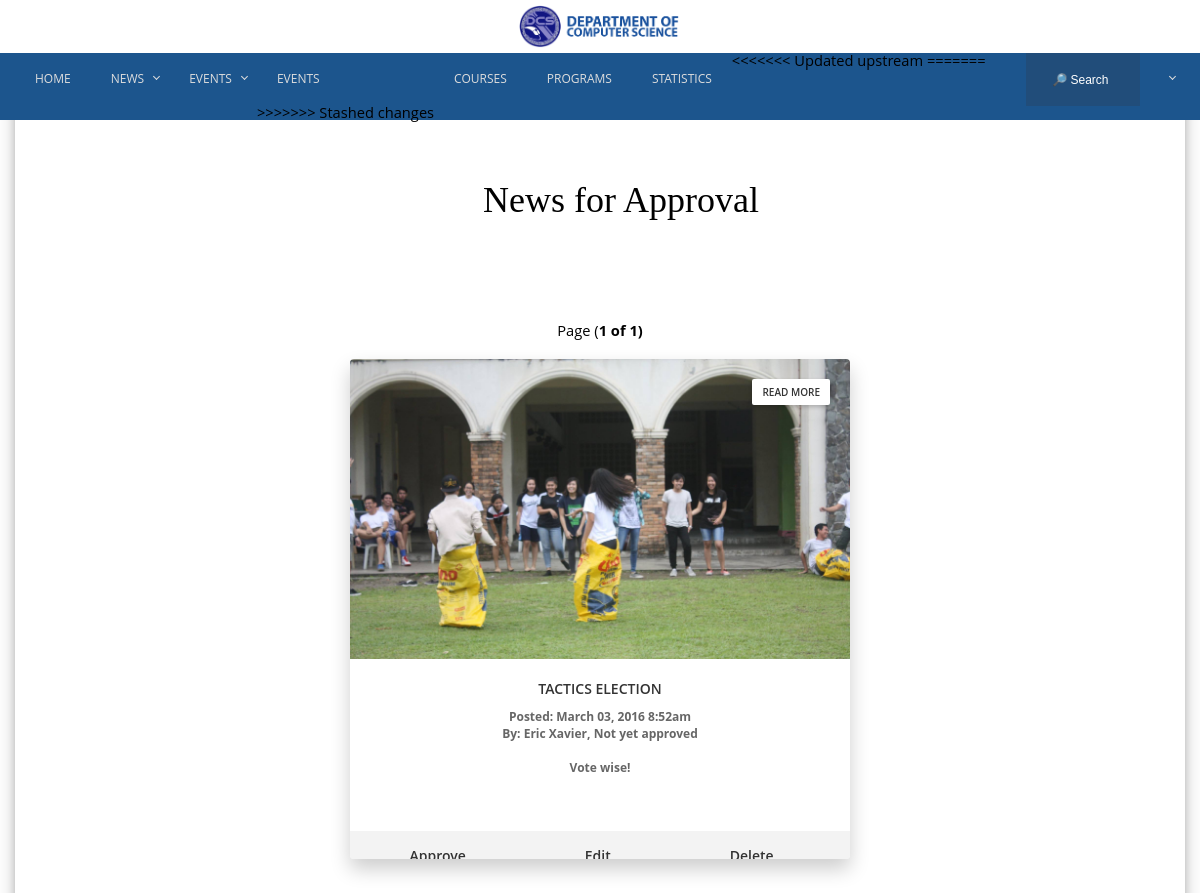
The page /news/newsForApproval.php on the database as committed earlier.
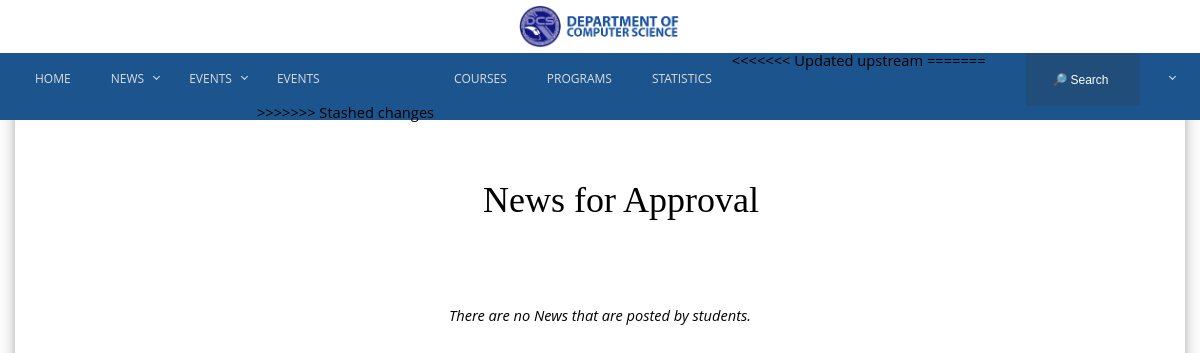
The same page on the database as committed later.
### tables this page shows
CREATE TABLE `news` (
  `news_id` int(11) NOT NULL,
  `user_id` int(6) NOT NULL,
  `picture_id` int(11) DEFAULT NULL,
  `title` varchar(100) NOT NULL,
  `details` text,
  `date_posted` datetime DEFAULT NULL,
  `is_approved` tinyint(1) NOT NULL
);

CREATE TABLE `picture` (
  `picture_id` int(11) NOT NULL,
  `file_name` varchar(32) DEFAULT NULL,
  `file_path` varchar(32) DEFAULT NULL
);

CREATE TABLE `users` (
  `user_id` int(6) NOT NULL,
  `user_type` tinyint(1) NOT NULL,
  `username` varchar(10) NOT NULL,
  `password` varchar(32) NOT NULL,
  `first_name` varchar(25) NOT NULL,
  `middle_name` varchar(25) NOT NULL,
  `last_name` varchar(25) NOT NULL,
  `gender` char(1) NOT NULL,
  `birth_date` date NOT NULL,
  `address` text NOT NULL,
  `major` enum('IS','IT','CS','') NOT NULL,
  `gbox_acct` varchar(48) NOT NULL
);

### news/newsForApproval.php (the view, shortened to what this page needs)
<?php
	include('connection.php');
?>
<html>
	<head>
		<link rel="stylesheet" href="functionalities/css/contactus.css">
		<link rel="stylesheet" href="functionalities/css/calendar.css">
		<link rel="stylesheet" href="css/styles.css">
		<link rel="stylesheet" href="css/navbar-footer.css">
		<link rel="stylesheet" href="css/calendar.css">
		<link rel="stylesheet" href="css/events.css">
		<link rel="stylesheet" href="css/eventlist.css">
	</head>
<body>
<div class="toplogo">
	<a href='../home.php'><img src="css/temp/dcs-sign.png" /></a>
</div>
<?php
	require('navbar.php');
?>
	<div class="container">
		<div class="content-wrapper" >
			<div class="ptcontainer">
				<div class = "pagetitle">
           			<p> News for Approval</p>
            	</div>
            </div><br><br><br>
			<div class="content">
			<?php
				$sql = "SELECT count(*) from news WHERE is_approved = 0";
				$query = mysqli_query($conn, $sql);
				$row = mysqli_fetch_row($query);
				$rows = $row[0];
				$page_rows = 2;
				$last = ceil($rows/$page_rows);
				if($last < 1)
					$last = 1;
				$pagenum = 1;
				$limit = 'LIMIT ' . ($pagenum - 1) * $page_rows . ', ' . $page_rows;
				$sql = "select * from news n, picture p, users u where n.picture_id = p.picture_id and u.user_id = n.user_id and n.is_approved = 0 order by date_posted desc $limit";
				$query = mysqli_query($conn, $sql);
				$textline2 = "Page (<b>$pagenum<b> of <b>$last<b>)";
			?>
			<?php
				if($rows == 0){
					echo '<i><div>There are no News that are posted by students.<div></i>';
				}else{
					echo "<p> $textline2</p>";
					while($row =  mysqli_fetch_array($query)){
						if($row['is_approved'] && ($_SESSION['user_type'] == 6 || $_SESSION['user_type'] == 7 || $_SESSION['user_type'] == 8)){
							$date = date("F m, Y g:ia", strtotime($row['date_posted']));
							?>
							<div class="card">
							    <div class="card-img">
							    	<img src="<?php echo $row['file_path']?>">
							      	<?php echo '<a class="rdmr" onclick="readMore(' .  $row['news_id'] . ')">Read More</a>';?>
							    </div>
							    <div class="card-content">
							      	<div class="title"><?php echo $row['title'] ?></div>
							      	<div class="desc">
							      	<?php
						      			$words = explode(' ', $row['details']);
						      			echo '<strong>Posted: ' . $date . ' </strong><br>';
						      			echo '<strong>By: ' . $row['first_name'] . ', ';
						      			if($row['is_approved'] == 0)
						      				echo 'Not yet approved</strong><br><br>';
						      			else
						      				echo 'Approved</strong><br><br>';
						      			if(count($words) > 4){
							      			for($i = 0; $i < 5; $i++){
							      				echo $words[$i] . ' ';
							      			}
							      			echo '....';
						      			}else
						      				echo $row['details'];
										?>
									</div>
								</div>
							</div>
							<?php
							}else{
								if($_SESSION['user_type'] == 0 || $_SESSION['user_type'] == 1 || $_SESSION['user_type'] == 2 || $_SESSION['user_type'] == 3 || $_SESSION['user_type'] == 5){
									$date = date("F m, Y g:ia", strtotime($row['date_posted']));
								?>
									<div class="card">
									    <div class="card-img">
									    	<img src="<?php echo $row['file_path']?>">
									      	<?php echo '<a class="rdmr" onclick="readMore(' .  $row['news_id'] . ')">Read More</a>';?>
									    </div>
									    <div class="card-content">
									      	<div class="title"><?php echo $row['title'] ?></div>
									      	<div class="desc">
									      	<?php
								      			$words = explode(' ', $row['details']);
								      			echo '<strong>Posted: ' . $date . ' </strong><br>';
								      			echo '<strong>By: ' . $row['first_name'] . ', ';
								      			if($row['is_approved'] == 0)
								      				echo 'Not yet approved</strong><br><br>';
								      			else
								      				echo 'Approved</strong><br><br>';
								      			if(count($words) > 4){
									      			for($i = 0; $i < 5; $i++){
									      				echo $words[$i] . ' ';
									      			}
									      			echo '....';
								      			}else
								      				echo $row['details'];
								      			if($row['user_type'] == 5 && $row['is_approved'] == 0 && ($_SESSION['user_type'] == 0 || $_SESSION['user_type'] == 1 || $_SESSION['user_type'] == 2 || $_SESSION['user_type'] == 3)){?>
											    	<div class="admin-btn">
											    		<div class="edit" style="padding: 0 -20% 0px -0;" onclick="approve(<?php echo $row['news_id']?>)"> <span>Approve</span>
												      	</div>
												    	<div class="edit" style="padding: 0px -5px 0px -5px" onclick="editNewsFunction(<?php echo $row['news_id']?>)"> <span>Edit</span>
												      	</div>
												      	<div class="delete" style="padding: 0px -5px 0px -5px" onclick="deleteNews(<?php echo $row['news_id']?>)"> <span>Delete</span>
												      	</div>
												    </div>
											</div>
										</div>
									</div>
									<?php
									}
								}
							}
						}
					}
				?>
 			</div>
		</div>
	</div>
</body>
<html>

Rows that differ between the two databases and show on the page:
removed news: picture.file_path (picture), title "TACTICS ELECTION", date_posted "March 03, 2016 8:52am", user.first_name "Eric Xavier", is_approved "Not yet approved", details "Vote wise!"
Other text that changed with them:
$pagenum: "1" → (not shown)
$last: "1" → (not shown)
text no longer shown: "Page ( of )"
text now shown: "There are no News that are posted by students."
